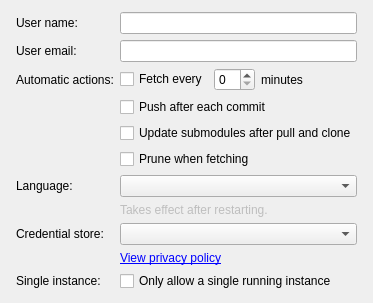
<?xml version="1.0" encoding="UTF-8"?>
<ui version="4.0">
 <class>GeneralPanel</class>
 <widget class="QWidget" name="GeneralPanel">
  <layout class="QVBoxLayout" name="verticalLayout">
   <property name="leftMargin">
    <number>16</number>
   </property>
   <property name="topMargin">
    <number>12</number>
   </property>
   <property name="rightMargin">
    <number>16</number>
   </property>
   <property name="bottomMargin">
    <number>12</number>
   </property>
   <item>
    <layout class="QFormLayout" name="formLayout">
     <item row="0" column="0">
      <widget class="QLabel" name="label">
       <property name="text">
        <string>User name:</string>
       </property>
      </widget>
     </item>
     <item row="0" column="1">
      <widget class="QLineEdit" name="mName"/>
     </item>
     <item row="1" column="0">
      <widget class="QLabel" name="label_2">
       <property name="text">
        <string>User email:</string>
       </property>
      </widget>
     </item>
     <item row="1" column="1">
      <widget class="QLineEdit" name="mEmail"/>
     </item>
     <item row="2" column="0">
      <widget class="QLabel" name="label_3">
       <property name="text">
        <string>Automatic actions:</string>
       </property>
      </widget>
     </item>
     <item row="2" column="1">
      <layout class="QHBoxLayout" name="fetchLayout">
       <item>
        <widget class="QCheckBox" name="mFetch">
         <property name="text">
          <string>Fetch every</string>
         </property>
        </widget>
       </item>
       <item>
        <widget class="QSpinBox" name="mFetchMinutes"/>
       </item>
       <item>
        <widget class="QLabel" name="mFetchMinutesLabel">
         <property name="text">
          <string>minutes</string>
         </property>
        </widget>
       </item>
       <item>
        <spacer name="fetchSpacer">
         <property name="orientation">
          <enum>Qt::Horizontal</enum>
         </property>
         <property name="sizeType">
          <enum>QSizePolicy::Expanding</enum>
         </property>
         <property name="sizeHint" stdset="0">
          <size>
           <width>40</width>
           <height>20</height>
          </size>
         </property>
        </spacer>
       </item>
      </layout>
     </item>
     <item row="3" column="1">
      <widget class="QCheckBox" name="mPushCommit">
       <property name="text">
        <string>Push after each commit</string>
       </property>
      </widget>
     </item>
     <item row="4" column="1">
      <widget class="QCheckBox" name="mPullUpdate">
       <property name="text">
        <string>Update submodules after pull and clone</string>
       </property>
      </widget>
     </item>
     <item row="5" column="1">
      <widget class="QCheckBox" name="mAutoPrune">
       <property name="text">
        <string>Prune when fetching</string>
       </property>
      </widget>
     </item>
     <item row="6" column="0">
      <widget class="QLabel" name="label_5">
       <property name="text">
        <string>Language:</string>
       </property>
      </widget>
     </item>
     <item row="6" column="1">
      <widget class="QComboBox" name="mLanguages"/>
     </item>
     <item row="7" column="1">
      <widget class="QLabel" name="mLanguageHint">
       <property name="enabled">
        <bool>false</bool>
       </property>
       <property name="text">
        <string>Takes effect after restarting.</string>
       </property>
      </widget>
     </item>
     <item row="8" column="0">
      <widget class="QLabel" name="label_6">
       <property name="text">
        <string>Credential store:</string>
       </property>
      </widget>
     </item>
     <item row="8" column="1">
      <widget class="QComboBox" name="mAvailableStores"/>
     </item>
     <item row="9" column="1">
      <widget class="QLabel" name="mPrivacy">
       <property name="text">
        <string>&lt;a href='view'&gt;View privacy policy&lt;/a&gt;</string>
       </property>
      </widget>
     </item>
     <item row="10" column="0">
      <widget class="QLabel" name="label_9">
       <property name="text">
        <string>Single instance:</string>
       </property>
      </widget>
     </item>
     <item row="10" column="1">
      <widget class="QCheckBox" name="mSingleInstance">
       <property name="text">
        <string>Only allow a single running instance</string>
       </property>
      </widget>
     </item>
    </layout>
   </item>
  </layout>
 </widget>
 <resources/>
 <connections/>
</ui>
